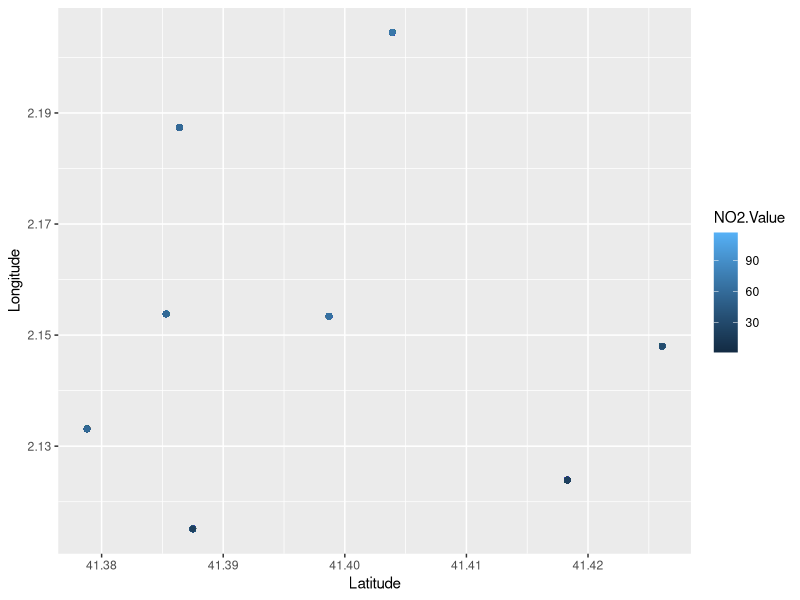

Write the R code that produced this figure.
setwd("C:/Users/PC/Documents/Projects/College Assignments/RProject")
rdata=read.csv("dataset.csv")
rdata1=as.data.frame(rdata)
View(rdata1)
class(rdata1)

library(zoo)
library(tidyr)
library(dplyr)

#for (i in seq(1,5744))+
 # if(rdata1$Air.Quality[i] == "--")
  #  rdata1$Air.Quality[i]<-TRUE

#for (i in seq(1,5744))
  #if(rdata1$O3.Quality[i] == "--")
   # rdata1$O3.Quality[i]<-"NA"

#for (i in seq(1,5744))
#if(rdata1$NO2.Quality[i] == "--")
# rdata1$NO2.Quality[i]<-TRUE

#for (i in seq(1,5744))
 # if(rdata1$PM10.Quality[i] == "--")
  #  rdata1$PM10.Quality[i]<-"NA"

# Repacing all the blank values with NA

rdata1$NO2.Quality[rdata1$NO2.Quality=="--"]<-NA
rdata1$O3.Quality[rdata1$O3.Quality=="--"]<-NA
rdata1$PM10.Quality[rdata1$PM10.Quality=="--"]<-NA
rdata1$Air.Quality[rdata1$Air.Quality=="--"]<-NA



# Replacing all the NA values with the previous value

dfair<-as.data.frame(rdata1[,2])
rdata1[,2]<-dfair%>%do(na.locf(.))

dfoxy<-as.data.frame(rdata1[,c(5,6)])
rdata1[,c(5,6)]<-dfoxy%>%do(na.locf(.))

dfoxy1<-as.data.frame(rdata1[,7])
rdata1[,7]<-dfoxy1%>%do(na.locf(.))


dfnitro<-as.data.frame(rdata1[8,9])
rdata1[,c(8,9)]<-dfoxy%>%do(na.locf(.))

dfnitro1<-as.data.frame(rdata1[,10])
rdata1[,10]<-dfnitro1%>%do(na.locf(.))


dfpm<-as.data.frame(rdata1[,c(11,12)])
rdata1[,c(11,12)]<-dfoxy%>%do(na.locf(.))

dfpm1<-as.data.frame(rdata1[,13])
rdata1[,13]<-dfpm1%>%do(na.locf(.))


rdata1$Latitude<-as.numeric(rdata1$Latitude)

# correcting the outliers in latitude column

for (i in seq(1,5744)){
  if(rdata1$Latitude[i] > 42)
    rdata1$Latitude[i]=rdata1$Latitude[i]/10000
}


# normalizing the PM10.Value column

mx = max(rdata1$PM10.Value, na.rm=TRUE)
print(mx)
mn = min(rdata1$PM10.Value, na.rm=TRUE)
print(mn)

for (i in seq(1,5744)){
  rdata1$PM10.Value[i]=round((rdata1$PM10.Value[i]-mn)/(mx-mn),digits=3)
}

#Visualisations
a = data.frame()
b = data.frame()
c = data.frame()
d = data.frame()
e = data.frame()
f = data.frame()
g = data.frame()
h = data.frame()

for(i in seq(1,5744,8)){
  a = rbind(a,c(rdata1$Station[i],rdata1$Latitude[i],rdata1$Longitude[i],rdata1$NO2.Value[i],rdata1$O3.Value[i]))
}

for(i in seq(2,5744,8)){
  b = rbind(a,c(rdata1$Station[i],rdata1$Latitude[i],rdata1$Longitude[i],rdata1$NO2.Value[i],rdata1$O3.Value[i]))
}

for(i in seq(3,5744,8)){
  c = rbind(a,c(rdata1$Station[i],rdata1$Latitude[i],rdata1$Longitude[i],rdata1$NO2.Value[i],rdata1$O3.Value[i]))
}

for(i in seq(4,5744,8)){
  d = rbind(a,c(rdata1$Station[i],rdata1$Latitude[i],rdata1$Longitude[i],rdata1$NO2.Value[i],rdata1$O3.Value[i]))
}

for(i in seq(5,5744,8)){
  e = rbind(a,c(rdata1$Station[i],rdata1$Latitude[i],rdata1$Longitude[i],rdata1$NO2.Value[i],rdata1$O3.Value[i]))
}

for(i in seq(6,5744,8)){
  f = rbind(a,c(rdata1$Station[i],rdata1$Latitude[i],rdata1$Longitude[i],rdata1$NO2.Value[i],rdata1$O3.Value[i]))
}

for(i in seq(7,5744,8)){
  g = rbind(a,c(rdata1$Station[i],rdata1$Latitude[i],rdata1$Longitude[i],rdata1$NO2.Value[i],rdata1$O3.Value[i]))
}

for(i in seq(8,5744,8)){
  h = rbind(a,c(rdata1$Station[i],rdata1$Latitude[i],rdata1$Longitude[i],rdata1$NO2.Value[i],rdata1$O3.Value[i]))
}

library(ggplot2)
sp2 = ggplot(rdata1, aes(x=Latitude, y=Longitude, color=NO2.Value)) + geom_point()
print(sp2)
  
